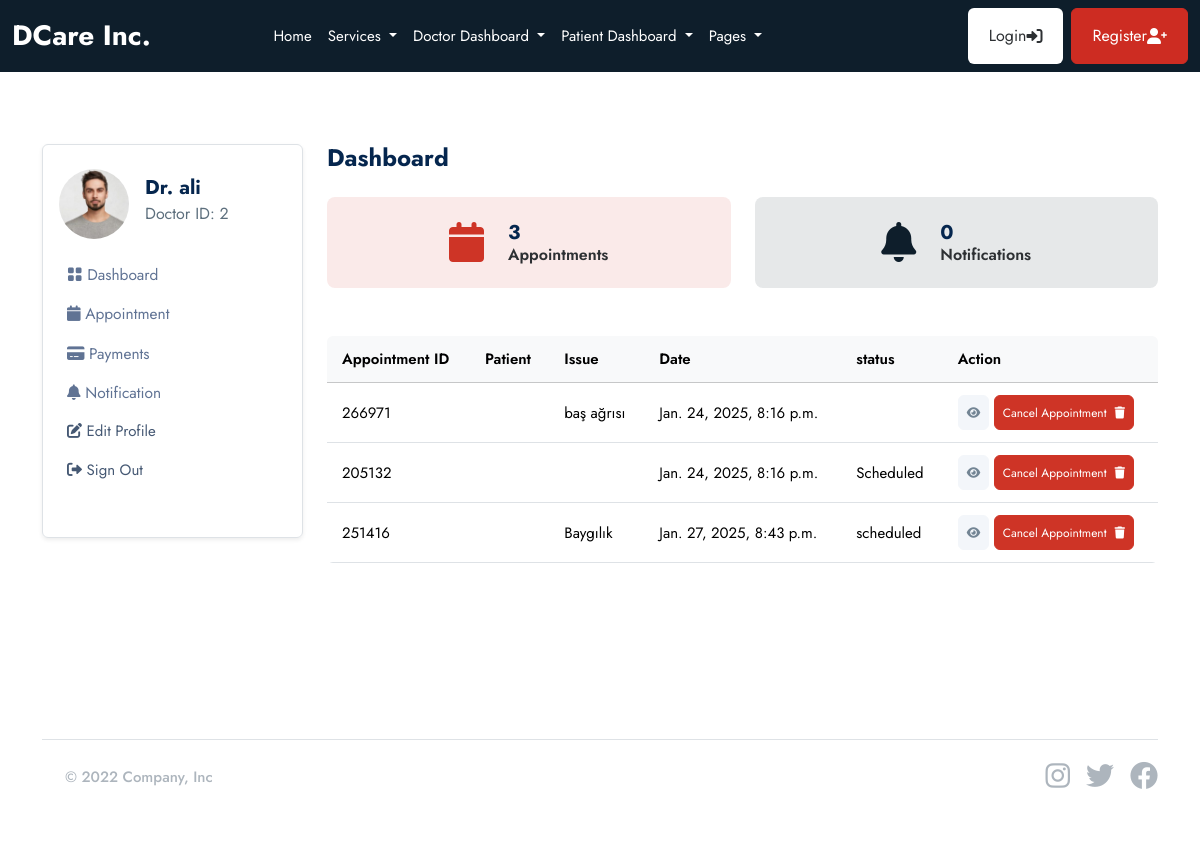
Before: /doctor/ (signed in) with the older database file.
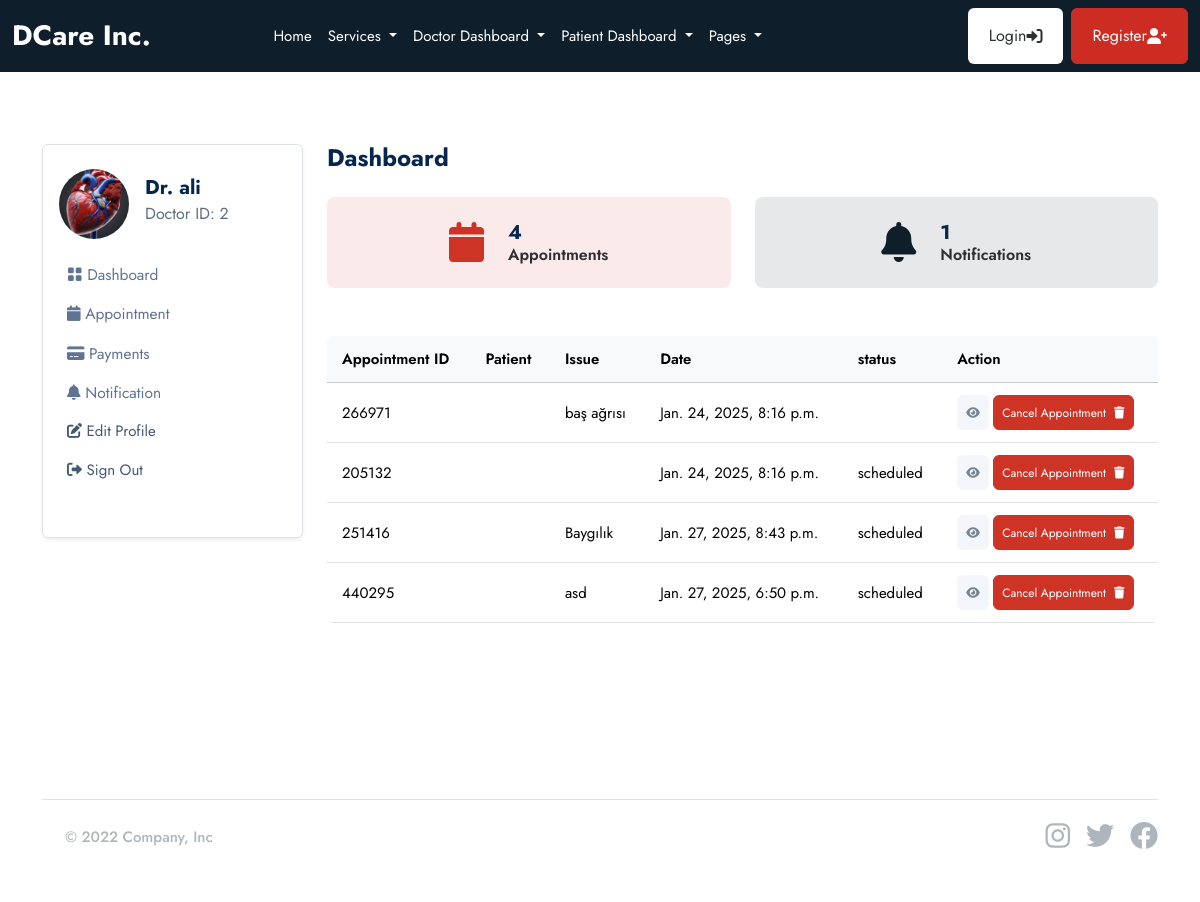
After: the same page with the newer database file.
### userauths/models.py (models this page shows, shortened)
class User(AbstractUser):
    email = models.EmailField(unique=True)
    username = models.CharField(max_length=100, null=True, blank=True)
    user_type =models.CharField(max_length=50, choices=USER_TYPE, null=True, blank=True, default=None)
    USERNAME_FIELD = "email"
    REQUIRED_FIELDS = ["username"]

### doctor/models.py (models this page shows, shortened)
class Doctor(models.Model):
    user = models.OneToOneField(userauths_models.User, on_delete=models.CASCADE)
    image = models.FileField(upload_to="images", null=True, blank=True)
    full_name = models.CharField(max_length=100, null=True, blank=True)
    mobile = models.CharField(max_length=100, null=True, blank=True)
    country = models.CharField(max_length=100, null=True, blank=True)
    bio = models.CharField(max_length=100, null=True, blank=True)
    specialization = models.CharField(max_length=100, null=True, blank=True)
    qualifications = models.CharField(max_length=100, null=True, blank=True)
    years_of_experience = models.CharField(max_length=100, null=True, blank=True)
    next_available_appointment_date = models.DateTimeField(default=timezone.now, null=True, blank=True)

### base/models.py (models this page shows, shortened)
class Appointment(models.Model):
    STATUS = [
        ("scheduled","scheduled"),
        ("completed","completed"),
        ("pending","pending"),
        ("cancelled","cancelled"),
    ]
    service = models.ForeignKey(Service, on_delete= models.SET_NULL, null=True, blank=True,related_name="service_appointments")
    doctor = models.ForeignKey(doctor_models.Doctor,on_delete= models.SET_NULL, null=True, blank=True,related_name="doctor_appointments" )
    patient = models.ForeignKey(patient_models.Patient,on_delete= models.SET_NULL, null=True, blank=True,related_name="appointments_patient" )
    appointment_date = models.DateTimeField(null=True, blank=True)
    issues = models.TextField(blank=True,null=True)
    symptoms = models.TextField(blank=True,null=True)
    appointment_id =ShortUUIDField(length=6, max_length=8, alphabet="1234567890")
    status = models.CharField(max_length=120, choices=STATUS)

### doctor/views.py (the view)
# urls.py: path("", views.dashboard, name="dashboard"),
@login_required
def dashboard(request):
    doctor = doctor_models.Doctor.objects.get(user=request.user)
    appointments = base_models.Appointment.objects.filter(doctor=doctor)
    notifications = doctor_models.Notification.objects.filter(doctor=doctor)
    context = {
        "appointments": appointments,
        "notifications" : notifications,
    }
    return render( request, "doctor/dashboard.html", context)

### templates/doctor/dashboard.html
{% extends "partials/base.html"%} {% block content %}
<section class="pt-5 pb-5">
  <div class="container">
    <div class="row mt-0 mt-md-4">
      {% include 'doctor/sidebar.html' %}
      <div class="col-lg-9 col-md-8 col-12">
        <div class="row mb-4">
          <h4 class="mb-0 mb-4 fw-bold">Dashboard</h4>
          <div class="col-sm-6 col-lg-6 mb-3 mb-lg-0">
            <div
              class="d-flex justify-content-center align-items-center p-4 bg-danger bg-opacity-10 rounded-3"
            >
              <span class="display-6 lh-1 text-purple mb-0">
                <i class="fas fa-calendar text-danger"></i>
              </span>
              <div class="ms-4">
                <div class="d-flex">
                  <h5 class="mb-0 fw-bold">{{appointments.count}}</h5>
                </div>
                <p class="mb-0 h6 fw-semibold">Appointments</p>
              </div>
            </div>
          </div>
          <div class="col-sm-6 col-lg-6 mb-3 mb-lg-0">
            <div
              class="d-flex justify-content-center align-items-center p-4 bg-dark bg-opacity-10 rounded-3"
            >
              <span class="display-6 lh-1 text-dark mb-0">
                <i class="fas fa-bell"></i>
              </span>
              <div class="ms-4">
                <div class="d-flex">
                  <h5 class="mb-0 fw-bold">{{notifications.count}}</h5>
                </div>
                <p class="mb-0 h6 fw-semibold">Notifications</p>
              </div>
            </div>
          </div>
        </div>
        <div class="card mb-4 mt-5">
          <div class="table-responsive overflow-y-hidden">
            <table
              class="table mb-0 text-nowrap table-hover table-centered text-nowrap"
            >
              <thead class="table-light">
                <tr>
                  <th>Appointment ID</th>
                  <th>Patient</th>
                  <th>Issue</th>
                  <th>Date</th>
                  <th>status</th>
                  <th>Action</th>
                </tr>
              </thead>
              <tbody>
                {% for a in appointments %}
                <tr>
                  <td>{{a.appointment_id}}</td>
                  <td>{{a..patient.full_name}}</td>
                  <td>{{a.issues}}</td>
                  <td>{{a.appointment_date}}</td>
                  <td>{{a.status}}</td>
                  <td>
                    <a href="" class="btn btn-secondary btn-sm">
                      <i class="fas fa-eye"></i
                    ></a>
                    <a href="" class="btn btn-danger btn-sm"
                      >Cancel Appointment <i class="fas fa-trash ms-2"></i
                    ></a>
                  </td>
                </tr>
                {% endfor %}
              </tbody>
            </table>
          </div>
        </div>
      </div>
    </div>
  </div>
</section>
{% endblock content %}

### templates/doctor/sidebar.html (shortened to what this page needs)
<div class="col-lg-3 col-md-4 col-12">
  <nav
    class="navbar navbar-expand-md shadow-sm mb-4 mb-lg-0 sidenav border rounded"
  >
    <div class="collapse navbar-collapse p-3" id="sidenav">
      <div class="navbar-nav flex-column">
        <div class="d-flex align-items-center mb-3">
          {% if request.user.doctor.image.url %}
          <img
            src="{{request.user.doctor.image.url}}"
            alt="avatar"
            class="rounded-circle avatar-xl"
            style="width: 70px; height: 70px; object-fit: cover"
          />
          {% endif %}
          <div class="ms-3">
            <h5 class="mb-0 fw-bold">Dr. {{request.user.doctor.full_name}}</h5>
            <p class="mb-1 fs-6">Doctor ID: {{request.user.doctor.id}}</p>
          </div>
        </div>
        <ul class="list-unstyled ms-n2 mb-4">
          <li class="nav-item">
            <a class="dropdown-item nav-link" href="{% url 'doctor:dashboard'%}"
              ><i class="bi bi-grid-fill"></i> Dashboard</a
            >
          </li>
          <li class="nav-item">
            <a
              class="dropdown-item nav-link"
              href="{% url 'doctor:appointments'%}"
              ><i class="fas fa-calendar"></i> Appointment</a
            >
          </li>
          <li class="nav-item">
            <a class="dropdown-item nav-link" href="{% url 'doctor:payments'%}"
              ><i class="fas fa-credit-card"></i> Payments</a
            >
          </li>
          <li class="nav-item">
            <a
              class="dropdown-item nav-link"
              href="{% url 'doctor:notifications'%}"
              ><i class="fas fa-bell"></i> Notification</a
            >
          </li>
          <li class="nav-item">
            <a class="nav-link" href="{% url 'patient:profile'%}">
              <i class="fas fa-edit"></i> Edit Profile
            </a>
          </li>
          <li class="nav-item">
            <a class="nav-link" href=".{% url 'userauths:sign-out'%}">
              <i class="fas fa-sign-out-alt"></i> Sign Out
            </a>
          </li>
        </ul>
      </div>
    </div>
  </nav>
</div>

Changed rows visible on the page:
changed through a linked row, User "ali": user.doctor.image: a different picture
changed Appointment (number 2 of 4 on the later page): status "Scheduled" → "scheduled"
added Appointment: appointment_id "440295", issues "asd", appointment_date "Jan. 27, 2025, 6:50 p.m.", status "scheduled"
Other visible differences:
{{ appointments.count }}: "3" → "4"
{{ notifications.count }}: "0" → "1"
